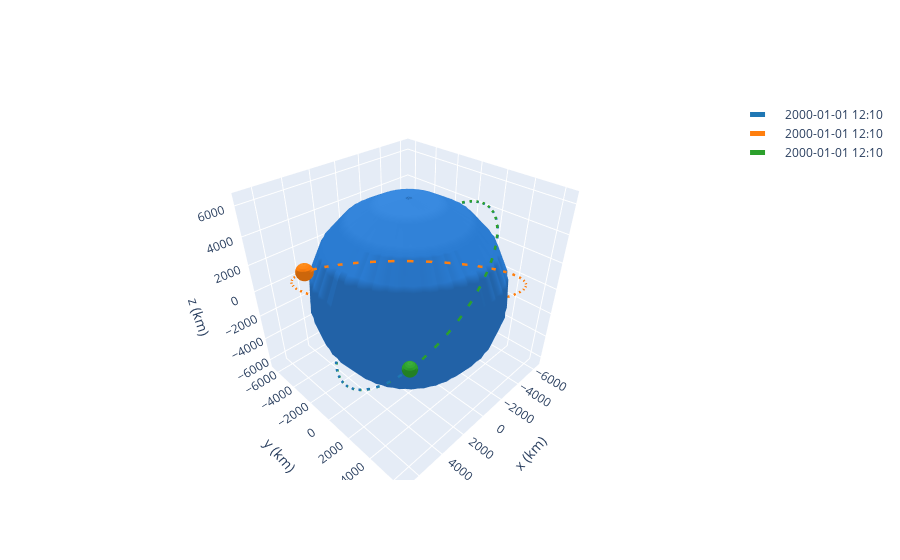

The notebook cell saved with this chart:
### Code cell
# INCLINATION CHANGE

import CustomManeuvres
inc_change = CustomManeuvres.simple_inc_change(otv, deb_2)

# Get the transfer time of the hoh_phas
transfer_time = inc_change.get_total_time()

# Propagate all debris to the end of the transfer
deb_1 = deb_1.propagate(transfer_time)
deb_2 = deb_2.propagate(transfer_time)
deb_3 = deb_3.propagate(transfer_time)

# Apply the maneuver to the otv
otv = otv.apply_maneuver(inc_change)

print('otv inc', otv.inc << u.deg)
print('deb_2 inc', deb_2.inc)

# PRINTOUT
print('DV USED: ', inc_change.get_total_cost())
print('DT USED: ', inc_change.get_total_time())

# Plot the results
frame = OrbitPlotter3D()
frame.plot(deb_1)
frame.plot(deb_2)
# frame.plot(deb_3)
frame.plot(otv)

### Figure 1 — Plotly figure (JSON) as saved in the notebook; plotly's stock layout.template omitted (floating-point values rounded to 4 significant figures; data arrays with more than 128 entries replaced by an {"elided": "..."} marker saying what was removed)
{"data": [{"cauto": false, "cmax": 1, "cmin": 1, "colorscale": [[0, "#2a7bd1"], [1, "#2a7bd1"]], "name": "Earth", "showscale": false, "type": "surface", "x": {"elided": "20x20 float values"}, "y": {"elided": "20x20 float values"}, "z": {"elided": "20x20 float values"}}, {"line": {"color": "rgb(31, 119, 180)", "dash": "dash", "width": 5}, "mode": "lines", "name": "2000-01-01 12:10", "type": "scatter3d", "x": {"elided": "150 float values"}, "y": {"elided": "150 float values"}, "z": {"elided": "150 float values"}}, {"cauto": false, "cmax": 1, "cmin": 1, "colorscale": [[0, "rgb(31, 119, 180)"], [1, "rgb(31, 119, 180)"]], "name": "2000-01-01 12:10", "showscale": false, "type": "surface", "x": {"elided": "20x20 float values"}, "y": {"elided": "20x20 float values"}, "z": {"elided": "20x20 float values"}}, {"cauto": false, "cmax": 1, "cmin": 1, "colorscale": [[0, "#2a7bd1"], [1, "#2a7bd1"]], "name": "Earth", "showscale": false, "type": "surface", "x": {"elided": "20x20 float values"}, "y": {"elided": "20x20 float values"}, "z": {"elided": "20x20 float values"}}, {"cauto": false, "cmax": 1, "cmin": 1, "colorscale": [[0, "#2a7bd1"], [1, "#2a7bd1"]], "name": "Earth", "showscale": false, "type": "surface", "x": {"elided": "20x20 float values"}, "y": {"elided": "20x20 float values"}, "z": {"elided": "20x20 float values"}}, {"line": {"color": "rgb(255, 127, 14)", "dash": "dash", "width": 5}, "mode": "lines", "name": "2000-01-01 12:10", "type": "scatter3d", "x": {"elided": "150 float values"}, "y": {"elided": "150 float values"}, "z": {"elided": "150 float values"}}, {"cauto": false, "cmax": 1, "cmin": 1, "colorscale": [[0, "rgb(255, 127, 14)"], [1, "rgb(255, 127, 14)"]], "name": "2000-01-01 12:10", "showscale": false, "type": "surface", "x": {"elided": "20x20 float values"}, "y": {"elided": "20x20 float values"}, "z": {"elided": "20x20 float values"}}, {"cauto": false, "cmax": 1, "cmin": 1, "colorscale": [[0, "#2a7bd1"], [1, "#2a7bd1"]], "name": "Earth", "showscale": false, "type": "surface", "x": {"elided": "20x20 float values"}, "y": {"elided": "20x20 float values"}, "z": {"elided": "20x20 float values"}}, {"cauto": false, "cmax": 1, "cmin": 1, "colorscale": [[0, "#2a7bd1"], [1, "#2a7bd1"]], "name": "Earth", "showscale": false, "type": "surface", "x": {"elided": "20x20 float values"}, "y": {"elided": "20x20 float values"}, "z": {"elided": "20x20 float values"}}, {"line": {"color": "rgb(44, 160, 44)", "dash": "dash", "width": 5}, "mode": "lines", "name": "2000-01-01 12:10", "type": "scatter3d", "x": {"elided": "150 float values"}, "y": {"elided": "150 float values"}, "z": {"elided": "150 float values"}}, {"cauto": false, "cmax": 1, "cmin": 1, "colorscale": [[0, "rgb(44, 160, 44)"], [1, "rgb(44, 160, 44)"]], "name": "2000-01-01 12:10", "showscale": false, "type": "surface", "x": {"elided": "20x20 float values"}, "y": {"elided": "20x20 float values"}, "z": {"elided": "20x20 float values"}}, {"cauto": false, "cmax": 1, "cmin": 1, "colorscale": [[0, "#2a7bd1"], [1, "#2a7bd1"]], "name": "Earth", "showscale": false, "type": "surface", "x": {"elided": "20x20 float values"}, "y": {"elided": "20x20 float values"}, "z": {"elided": "20x20 float values"}}], "layout": {"autosize": true, "scene": {"aspectmode": "data", "xaxis": {"title": {"text": "x (km)"}}, "yaxis": {"title": {"text": "y (km)"}}, "zaxis": {"title": {"text": "z (km)"}}}}}
